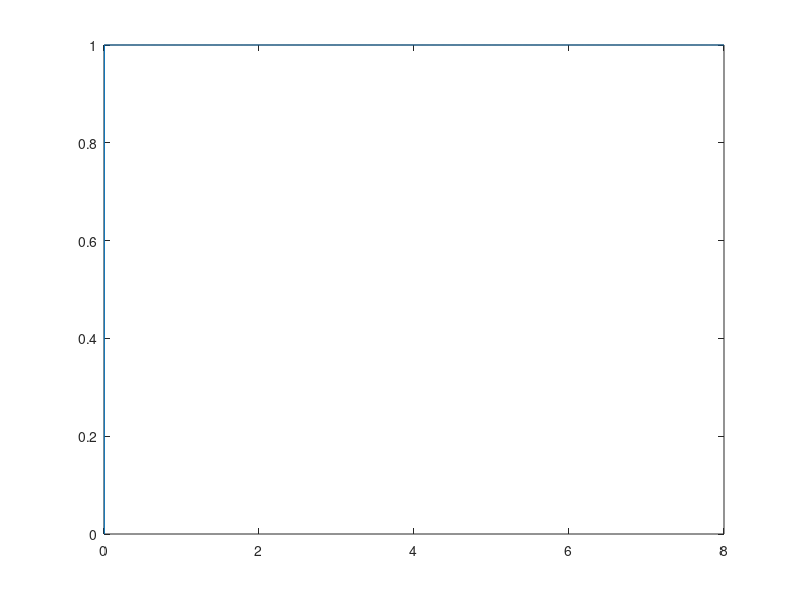
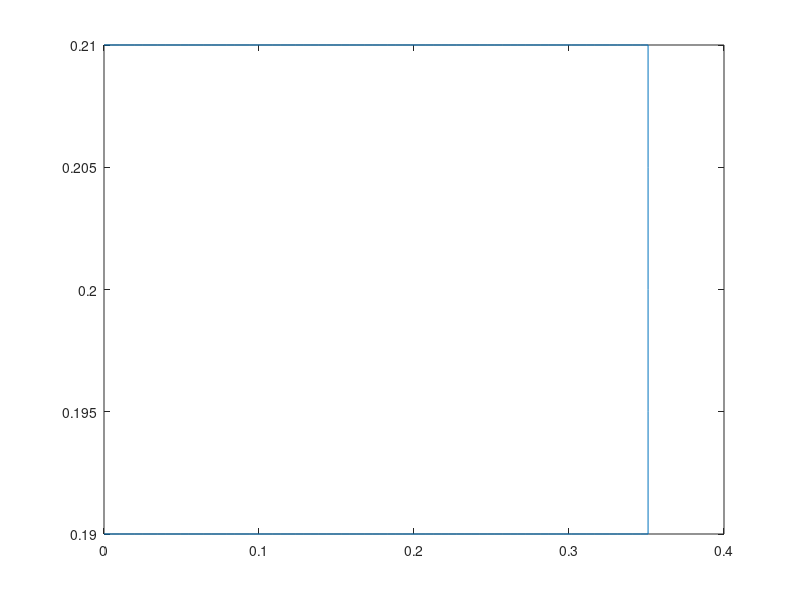

Source code (MATLAB) for these figures, in order:
clear all
close all
clc

load('nodal_disp.mat')
load('disp_coordinates.mat')

% interfaceStructureDispCoords

% nodal_disp
% 294 values

artifical_disp = zeros(294,1); 

% try just looking at x coordinate. 

y_vec = interfaceStructureDispCoords(:,2); 

x_vec = interfaceStructureDispCoords(:,1); 
x_vec = x_vec-min(x_vec); 

% parabola to describe curve of structure
height = 0.05; 
disp_parabola = height/0.35^2*x_vec.^2; 

% 0.35 is max length. 0.75 yields max of 0.091875


% sin curve fot time so that deflection oscillates. 

t = 0:0.001:8;
% artifical_disp = zeros(294,length(t)); 

% Sin curve in time
T = 32; 
disp_t = sin((2*pi)/(T)*t); 


% Sin^2 curve in time
T = 32; 
disp_t = sin((2*pi)/(T)*t).^2; 

% Step function. have displacement parabola apply at t = 5. 
T_step = 5; % time at which to apply step
disp_t = ones(1,length(t)); 
disp_t(1:5) = 0; 


figure
% plot(x_vec, disp_parabola)
plot(t, disp_t)
% xlim([0,2])

% Only adjust y coordiante, not x
disp_parabola(1:2:end) = 0; 

artifical_disp = disp_parabola*disp_t; 

% I think area is conserved
% need to save artificial_disp for use in python. 

% save('./artifical_disp.mat', 'artifical_disp');
save('./artifical_disp_step_005', 'artifical_disp','-ascii');

figure
plot(x_vec, y_vec)

% figure
% ylim([-0.1 0.1])
% for i = 1:5:length(t)
%     ylim([-0.1 0.1])
%     plot(x_vec, artifical_disp(:,i))
%     ylim([-0.1 0.1])
%     pause(0.1)
% %     hold off
% end
